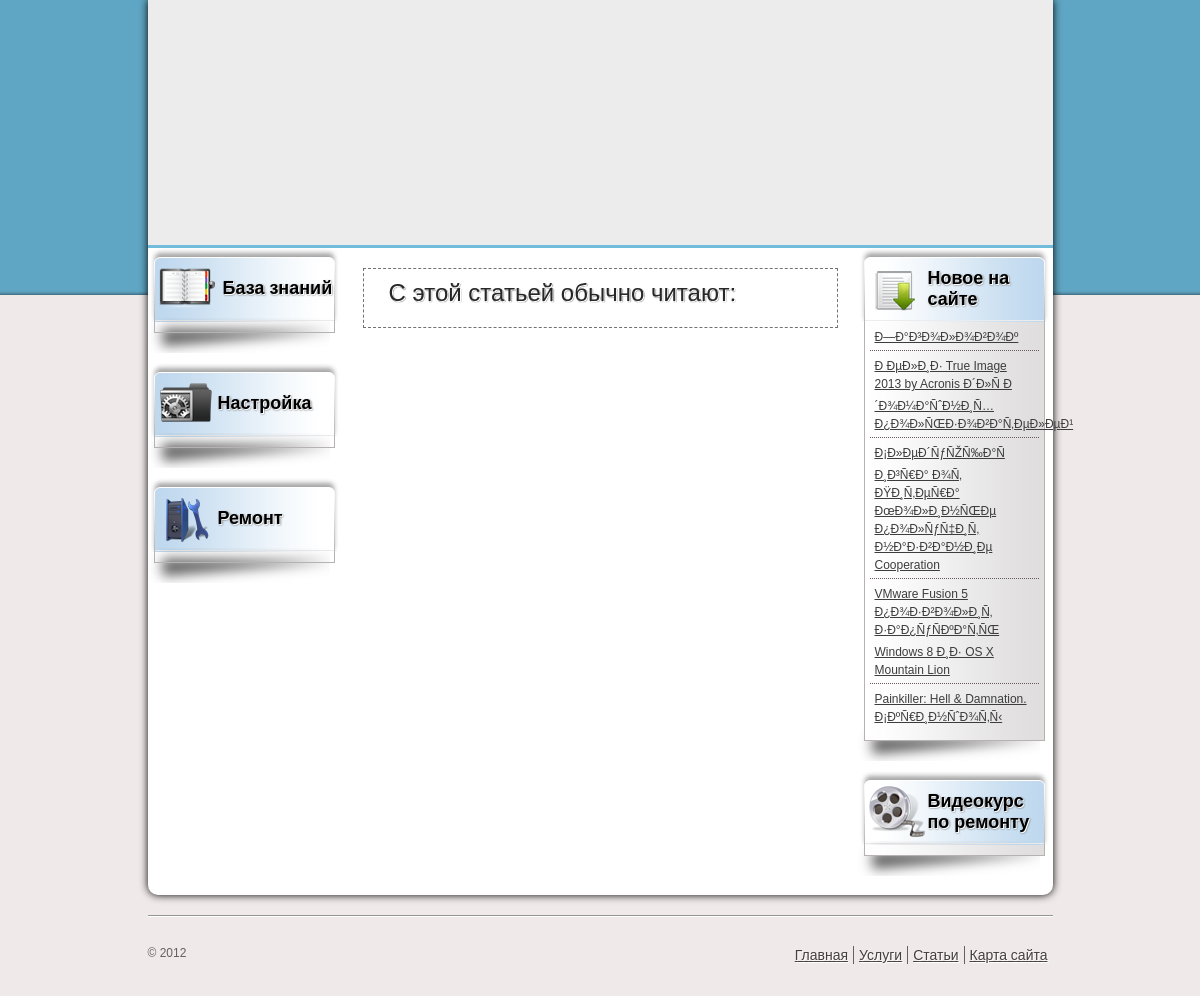
/article.php, run on an earlier commit of the app's database.
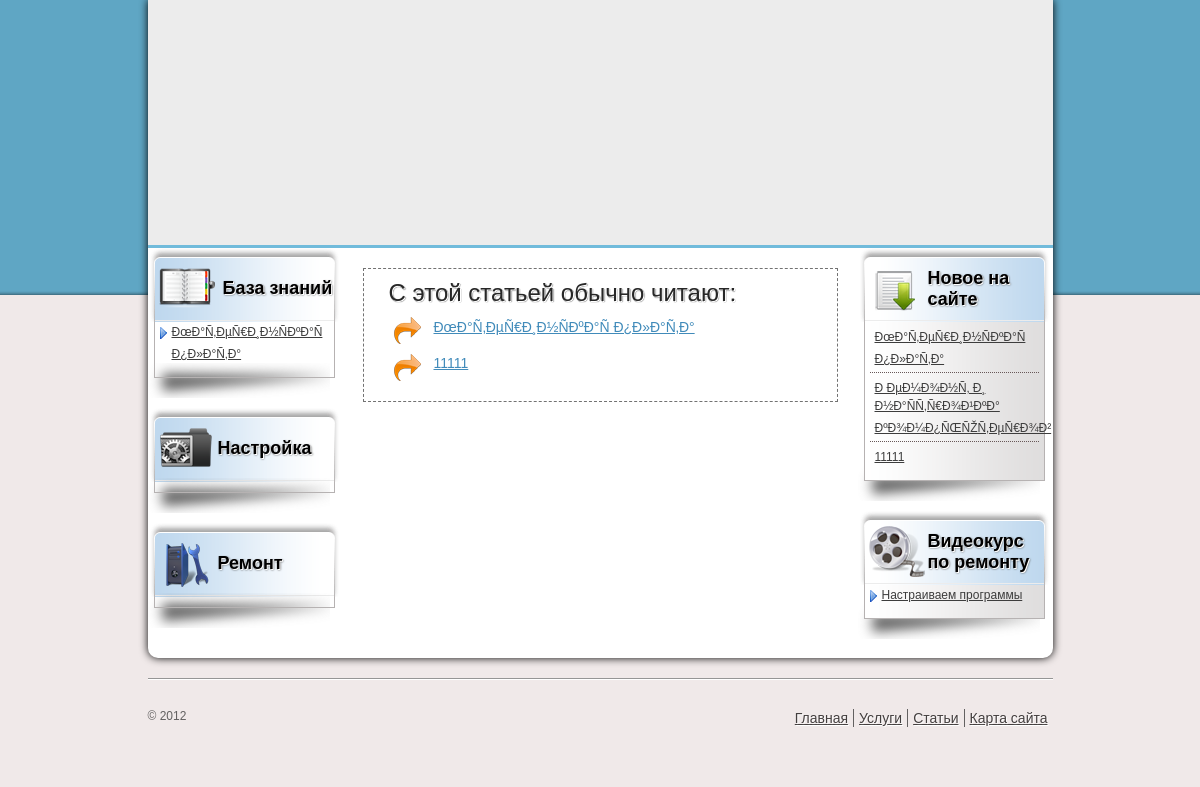
And on a later commit of the database.
### tables this page shows
CREATE TABLE IF NOT EXISTS `pages` (
  `id` int(11) NOT NULL AUTO_INCREMENT,
  `title` varchar(300) NOT NULL,
  `content` text NOT NULL,
  `user_id` int(11) NOT NULL,
  `meta_title` varchar(300) DEFAULT NULL,
  `meta_keywords` varchar(300) DEFAULT NULL,
  `meta_desc` varchar(300) DEFAULT NULL,
  `link_text` varchar(150) DEFAULT NULL,
  `category_id` int(11) NOT NULL,
  PRIMARY KEY (`id`),
  KEY `user_id_FK_1` (`user_id`),
  KEY `category_id_FK_3` (`category_id`)
);

### includes/functions.php (the view, shortened to what this page needs)
<?php
function escape($value) {
    $record = mysql_real_escape_string($value);
    return $record;
}
function query($value) {
    $sql = mysql_query($value);
    return $sql;
}
function recent_articles($node) {
	$sql = query("SELECT pages.id, pages.title FROM pages, categories where pages.category_id=categories.id AND pages.id!='".escape($node)."' AND categories.name_code!='home' order by rand() LIMIT 5");
	while($record = mysql_fetch_array($sql)) {
        $recent_article = print '<li><a href="/article.php?node='.$record['id'].'">'.$record['title'].'</a></li>';
	}
	return $recent_article;
}
function show_knowledge_articles() {
	$sql = query("SELECT pages.id, pages.link_text FROM pages, categories WHERE pages.category_id = categories.id AND categories.name_code IN('".escape('knowledge_base')."') order by id desc");
	while($record = mysql_fetch_array($sql)) {
        $recent_article = print '<li><a href="/article.php?node='.$record['id'].'">'.$record['link_text'].'</a></li>';
	}
	return $recent_article;
}
function show_video_course_articles() {
	$sql = query("SELECT pages.* FROM pages, categories where pages.category_id=categories.id AND categories.name_code IN('".escape('video_course')."') order by id desc");
	while($record = mysql_fetch_array($sql)) {
		$recentArticle = print '<li><a href="/article.php?node='.$record['id'].'">'.$record['link_text'].'</a></li>';
	}
	return $recentArticle;
}
function last_articles($node) {
	$sql = query("SELECT * FROM pages where id!='".$node."' order by id desc LIMIT 5");
	while($record = mysql_fetch_array($sql)) {
		$useful = print '<li><a href="article.php?node='.$record['id'].'">'.$record['title'].'</a></li>';
	}
	return $useful;
}

### article.php (shortened to what this page needs)
<!DOCTYPE html>
<?php include ('includes/functions.php'); ?>
<html><head><meta http-equiv="Content-Type" content="text/html; charset=windows-1251">
<link rel="stylesheet" href="css/style.css" type="text/css">
<link rel="stylesheet" href="css/reset.css" type="text/css">
</head>
<body>
    <div class="wrap">
        <div class="wraper">
            <?php include('includes/header.php'); ?>
            <div class="content-wrap clearfix">
				<div class="content">
					<div class="text">
						<?php include('includes/recent.php'); ?>
					</div>
				</div>
				<?php include('includes/left-sidebar.php'); ?>
				<?php include('includes/right-sidebar.php'); ?>
			</div>
		</div>
		<?php include('includes/footer.php'); ?>
    </div>
</body>
</html>

### includes/header.php
<div class="header"></div>

### includes/recent.php
<div class="article">
	<h2>С этой статьей обычно читают:</h2>
	<ul>
		<?php recent_articles($node); ?>
	</ul>
</div>

### includes/left-sidebar.php (shortened to what this page needs)
<div class="sidebar left-sidebar">
	<div class="sidebar-block base">
		<h2>
			<span>
				 База знаний
			</span>
		</h2>
		<ul>
			<?php show_knowledge_articles(); ?>
		</ul>
		<div class="sidebar-shadow"></div>
	</div>
	<div class="sidebar-block setting">
		<h2>
			<span>
				Настройка
			</span>
		</h2>
		<ul>
		</ul>
		<div class="sidebar-shadow"></div>
	</div>
	<div class="sidebar-block repair">
		<h2>
			<span>Ремонт</span>
		</h2>
		<ul>
		</ul>
		<div class="sidebar-shadow"></div>
	</div>
</div>

### includes/right-sidebar.php
<div class="sidebar right-sidebar">
	<div class="sidebar-block new">
		<h2>
			<span>Новое на сайте</span>
		</h2>
		<ul>
			<?php last_articles($node); ?>
		</ul>
		<div class="sidebar-shadow"></div>
	</div>
	<div class="sidebar-block video">
		<h2>
			<span>Видеокурс по ремонту</span>
		</h2>
		<ul>
			<?php show_video_course_articles(); ?>
		</ul>
		<div class="sidebar-shadow"></div>
	</div>
</div>

### includes/footer.php
<div class="footer clear">
	<div class="footer-wrap">
		<p class="copy">© 2012</p>
		<ul class="footer-ul">
			<li>
				<a href="">Главная</a>
			</li>
			<li>
				<a href="#">Услуги</a>
			</li>
			<li>
				<a href="sta.htm">Статьи</a></li>
			<li>
				<a href="#">Карта сайта</a>
			</li>
		</ul>
	</div>
</div>

### css/style.css (style rules this page uses)
body { background: #f0e9e9 url(../images/main_bg.png) repeat-x !important; text-align: center; font-family: arial; }
li, h1, h2 { text-align: left; }
.wrap { width: 905px; margin: auto; position: relative; }
.wraper { position: relative; z-index: 2; width: 100%; background: #fff; -moz-border-radius: 0 0 10px 10px; -webkit-border-radius: 0 0 10px 10px; border-radius: 0 0 10px 10px; -moz-box-shadow: 0 0 8px #000; -webkit-box-shadow: 0 0 8px #000; box-shadow: 0 0 8px #000; }
.header { position: relative; width: 100%; height: 245px; background: #ececec; border-bottom: 3px solid #71bbdb; }
.content-wrap { padding: 0 195px; }
.content { float: left; width: 100%; }
.text { padding: 20px; }
.text h2 { font-size: 18px; color: #660000; text-shadow: 1px 1px 0 #fff, 1px 1px 1px #000; }
.text a { color: #000; }
.article { padding: 10px 25px; border: 1px dashed #727272; }
.article h2 { color: #272727; font-size: 24px; font-weight: normal; }
.article ul { margin-top: 10px; }
.article ul li { background: url(../images/article_arrow.png) no-repeat 5px 0; padding-left: 45px; margin-bottom: 10px; min-height: 27px; }
.article ul li a { font-size: 14px; color: #418bba; }
.sidebar { width: 195px; float: left; position: relative; }
.left-sidebar { margin-left: -100%; right: 195px; }
.right-sidebar { margin-right: -100%; right: 0; }
.sidebar-block { padding-bottom: 30px; position: relative; }
.sidebar-block h2 { color: #010000; font-size: 18px; width: 100%; height: 64px; padding: 10px 0 0 10px; background-repeat: no-repeat; overflow: hidden; text-shadow: 1px 1px 0 #FFFFFF, 1px 1px 2px #3F3F3F; }
.left-sidebar .sidebar-block h2 { background-image: url(../images/sidebar_title_bg_left.png); }
.right-sidebar .sidebar-block h2 { background-image: url(../images/sidebar_title_bg_right.png); }
.sidebar-block h2 span { background: url(../images/sidebar_icons.png) no-repeat; display: table-cell; vertical-align: middle; padding-left: 60px; height: 61px; width: 115px; }
.sidebar-block.base h2 span { background-position: 0 0; }
.sidebar-block.setting h2 span { background-position: 0 -61px; }
.sidebar-block.repair h2 span { background-position: 0 -122px; }
.sidebar-block.new h2 span { background-position: 0 -183px; }
.sidebar-block.video h2 span { background-position: 0 -244px; }
.sidebar-block ul { margin-left: 6px; border: 1px solid #B6B2B2; padding-bottom: 10px; border-top: none; width: 179px; position: relative; z-index: 2; }
.left-sidebar .sidebar-block ul { background: url(../images/sidebar_content_bg_left.png) repeat-y; }
.right-sidebar .sidebar-block ul { background: url(../images/sidebar_content_bg_right.png) repeat-y; }
.sidebar-block ul li { background: url(../images/sidebar_arrow.png) no-repeat 0 5px; margin: 0 5px 5px 5px; padding-left: 12px; }
.sidebar-block.new ul li { background: none; margin: 0 5px; padding: 5px; border-top: 1px dotted #685858; }
.sidebar-block.new ul li:first-child { border: none; }
.sidebar-block ul a { font-size: 12px; color: #3d3d3d; }
.sidebar-shadow { background: url(../images/sidebar_b_shadow_left.png) no-repeat; bottom: 10px; left: 0; height: 35px; position: absolute; width: 185px; z-index: 1; }
.clear { clear: both; }
.footer { position: relative; margin-top: 20px; border-top: 1px solid #959595; height: 80px; }
.footer-wrap { border-top: 1px solid #fff; }
.footer .copy { position: absolute; top: 30px; left: 0; color: #636161; font-size: 12px; }
.footer ul { position: absolute; right: 0; top: 30px; }
.footer ul li { float: left; border-left: 1px solid #636161; padding: 0 5px; }
.footer ul li:first-child { border: none; }
.footer ul li a { color: #443f3f; font-size: 14px; text-shadow: 1px 1px 1px #fff; }

What changed in the data, as far as the page shows it:
removed pages: title "Ð—Ð°Ð³Ð¾Ð»Ð¾Ð²Ð¾Ðº", shown under "Новое на сайте"
removed pages: title "Ð ÐµÐ»Ð¸Ð· True Image 2013 by Acronis Ð´Ð»Ñ Ð´Ð¾Ð¼Ð°ÑˆÐ½Ð¸Ñ… Ð¿Ð¾Ð»ÑŒÐ·Ð¾Ð²Ð°Ñ‚ÐµÐ»ÐµÐ¹", shown under "Новое на сайте"
removed pages: title "Ð¡Ð»ÐµÐ´ÑƒÑŽÑ‰Ð°Ñ Ð¸Ð³Ñ€Ð° Ð¾Ñ‚ ÐŸÐ¸Ñ‚ÐµÑ€Ð° ÐœÐ¾Ð»Ð¸Ð½ÑŒÐµ Ð¿Ð¾Ð»ÑƒÑ‡Ð¸Ñ‚ Ð½Ð°Ð·Ð²Ð°Ð½Ð¸Ðµ Cooperation", shown under "Новое на сайте"
removed pages: title "VMware Fusion 5 Ð¿Ð¾Ð·Ð²Ð¾Ð»Ð¸Ñ‚ Ð·Ð°Ð¿ÑƒÑÐºÐ°Ñ‚ÑŒ Windows 8 Ð¸Ð· OS X Mountain Lion", shown under "Новое на сайте"
removed pages: title "Painkiller: Hell & Damnation. Ð¡ÐºÑ€Ð¸Ð½ÑˆÐ¾Ñ‚Ñ‹", shown under "Новое на сайте"
added pages: title "ÐœÐ°Ñ‚ÐµÑ€Ð¸Ð½ÑÐºÐ°Ñ Ð¿Ð»Ð°Ñ‚Ð°", link_text "ÐœÐ°Ñ‚ÐµÑ€Ð¸Ð½ÑÐºÐ°Ñ Ð¿Ð»Ð°Ñ‚Ð°"
added pages: title "11111", link_text "Настраиваем программы"
added pages: title "Ð ÐµÐ¼Ð¾Ð½Ñ‚ Ð¸ Ð½Ð°ÑÑ‚Ñ€Ð¾Ð¹ÐºÐ° ÐºÐ¾Ð¼Ð¿ÑŒÑŽÑ‚ÐµÑ€Ð¾Ð²", shown under "Новое на сайте"
